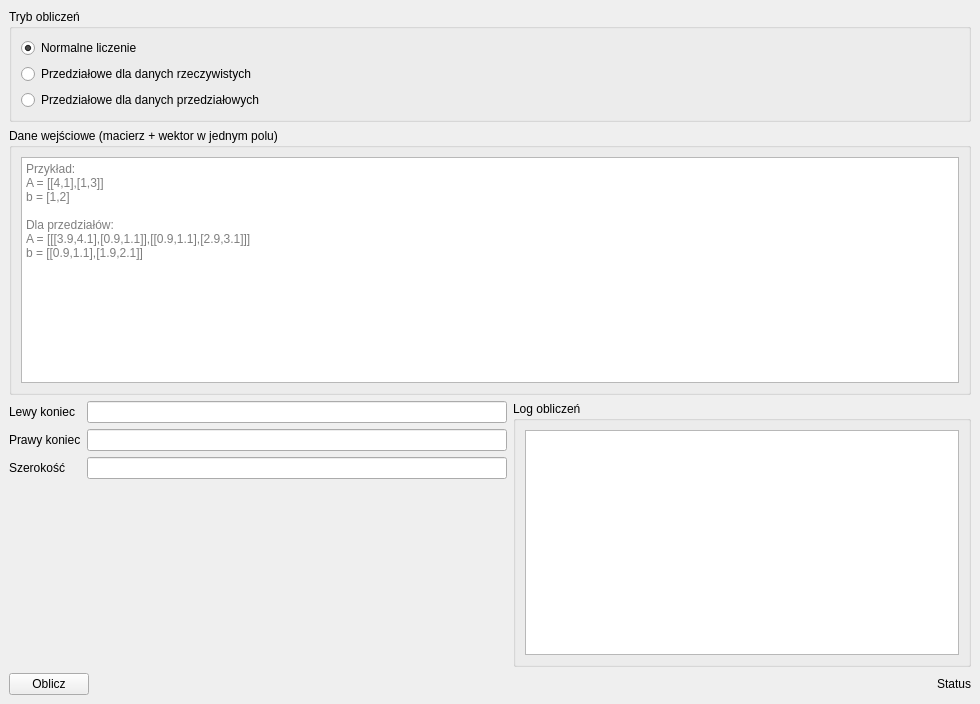
<?xml version="1.0" encoding="UTF-8"?>
<ui version="4.0">
 <class>MainWindow</class>
 <widget class="QMainWindow" name="MainWindow">
  <property name="geometry">
   <rect>
    <x>0</x>
    <y>0</y>
    <width>980</width>
    <height>704</height>
   </rect>
  </property>
  <property name="minimumSize">
   <size>
    <width>980</width>
    <height>680</height>
   </size>
  </property>
  <property name="windowTitle">
   <string>EAN –metoda Choleskiego (algorytmika przedziałowa)</string>
  </property>
  <widget class="QWidget" name="centralwidget">
   <layout class="QVBoxLayout" name="verticalLayout">
    <item>
     <layout class="QHBoxLayout" name="modeLayout">
      <item>
       <widget class="QGroupBox" name="modeGroup">
        <property name="title">
         <string>Tryb obliczeń</string>
        </property>
        <layout class="QVBoxLayout" name="modeGroupLayout">
         <item>
          <widget class="QRadioButton" name="modeNormal">
           <property name="text">
            <string>Normalne liczenie</string>
           </property>
           <property name="checked">
            <bool>true</bool>
           </property>
          </widget>
         </item>
         <item>
          <widget class="QRadioButton" name="modeIntervalReal">
           <property name="text">
            <string>Przedziałowe dla danych rzeczywistych</string>
           </property>
          </widget>
         </item>
         <item>
          <widget class="QRadioButton" name="modeIntervalInterval">
           <property name="text">
            <string>Przedziałowe dla danych przedziałowych</string>
           </property>
          </widget>
         </item>
        </layout>
       </widget>
      </item>
      <item>
       <layout class="QGridLayout" name="gridLayout">
        <property name="sizeConstraint">
         <enum>QLayout::SizeConstraint::SetDefaultConstraint</enum>
        </property>
       </layout>
      </item>
     </layout>
    </item>
    <item>
     <widget class="QGroupBox" name="inputGroup">
      <property name="title">
       <string>Dane wejściowe (macierz + wektor w jednym polu)</string>
      </property>
      <layout class="QVBoxLayout" name="inputLayout">
       <item>
        <widget class="QPlainTextEdit" name="inputEdit">
         <property name="placeholderText">
          <string>Przykład:
A = [[4,1],[1,3]]
b = [1,2]

Dla przedziałów:
A = [[[3.9,4.1],[0.9,1.1]],[[0.9,1.1],[2.9,3.1]]]
b = [[0.9,1.1],[1.9,2.1]]</string>
         </property>
        </widget>
       </item>
      </layout>
     </widget>
    </item>
    <item>
     <layout class="QHBoxLayout" name="outputLayout">
      <item>
       <layout class="QFormLayout" name="resultForm">
        <item row="0" column="0">
         <widget class="QLabel" name="leftLabel">
          <property name="text">
           <string>Lewy koniec</string>
          </property>
         </widget>
        </item>
        <item row="0" column="1">
         <widget class="QLineEdit" name="leftOutput">
          <property name="minimumSize">
           <size>
            <width>420</width>
            <height>0</height>
           </size>
          </property>
          <property name="readOnly">
           <bool>true</bool>
          </property>
         </widget>
        </item>
        <item row="1" column="0">
         <widget class="QLabel" name="rightLabel">
          <property name="text">
           <string>Prawy koniec</string>
          </property>
         </widget>
        </item>
        <item row="1" column="1">
         <widget class="QLineEdit" name="rightOutput">
          <property name="minimumSize">
           <size>
            <width>420</width>
            <height>0</height>
           </size>
          </property>
          <property name="readOnly">
           <bool>true</bool>
          </property>
         </widget>
        </item>
        <item row="2" column="0">
         <widget class="QLabel" name="widthLabel">
          <property name="text">
           <string>Szerokość</string>
          </property>
         </widget>
        </item>
        <item row="2" column="1">
         <widget class="QLineEdit" name="widthOutput">
          <property name="minimumSize">
           <size>
            <width>420</width>
            <height>0</height>
           </size>
          </property>
          <property name="readOnly">
           <bool>true</bool>
          </property>
         </widget>
        </item>
       </layout>
      </item>
      <item>
       <widget class="QGroupBox" name="logGroup">
        <property name="title">
         <string>Log obliczeń</string>
        </property>
        <layout class="QVBoxLayout" name="logLayout">
         <item>
          <widget class="QPlainTextEdit" name="logOutput">
           <property name="readOnly">
            <bool>true</bool>
           </property>
          </widget>
         </item>
        </layout>
       </widget>
      </item>
     </layout>
    </item>
    <item>
     <layout class="QHBoxLayout" name="bottomLayout">
      <item>
       <widget class="QPushButton" name="computeButton">
        <property name="text">
         <string>Oblicz</string>
        </property>
       </widget>
      </item>
      <item>
       <spacer name="horizontalSpacer">
        <property name="orientation">
         <enum>Qt::Orientation::Horizontal</enum>
        </property>
        <property name="sizeHint" stdset="0">
         <size>
          <width>40</width>
          <height>20</height>
         </size>
        </property>
       </spacer>
      </item>
      <item>
       <widget class="QLabel" name="statusLabel">
        <property name="text">
         <string>Status</string>
        </property>
       </widget>
      </item>
     </layout>
    </item>
   </layout>
  </widget>
 </widget>
 <resources/>
 <connections/>
</ui>
